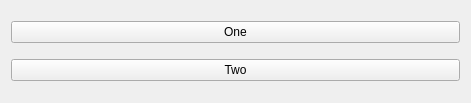
<?xml version="1.0" encoding="UTF-8"?>
<ui version="4.0">
 <class>Widget</class>
 <widget class="QWidget" name="Widget">
  <property name="geometry">
   <rect>
    <x>0</x>
    <y>0</y>
    <width>471</width>
    <height>103</height>
   </rect>
  </property>
  <property name="windowTitle">
   <string>Widget</string>
  </property>
  <layout class="QVBoxLayout" name="verticalLayout">
   <item>
    <widget class="QPushButton" name="pushButton">
     <property name="text">
      <string>One</string>
     </property>
    </widget>
   </item>
   <item>
    <widget class="QPushButton" name="pushButton_2">
     <property name="text">
      <string>Two</string>
     </property>
    </widget>
   </item>
  </layout>
 </widget>
 <resources/>
 <connections/>
</ui>
